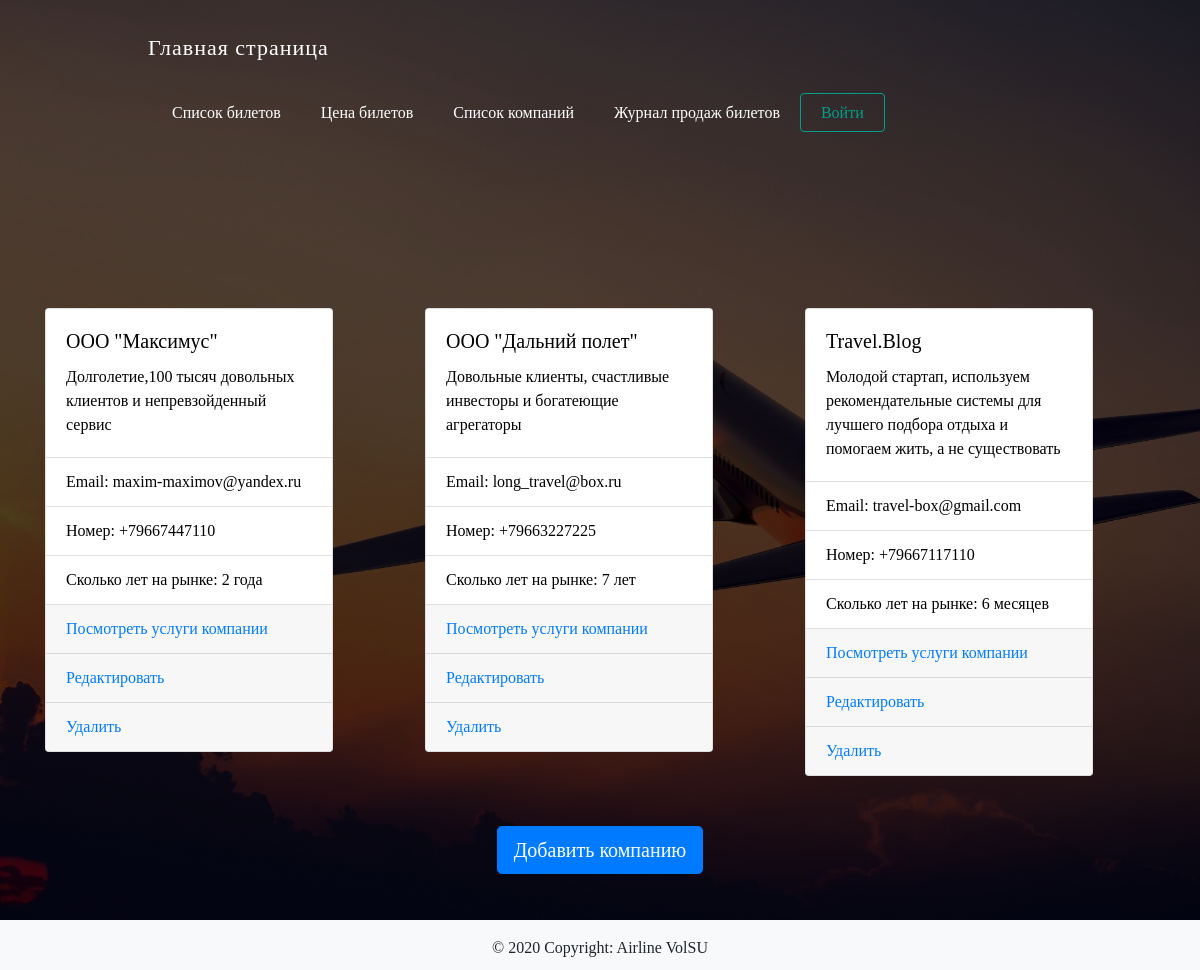
The app's page /list_company.php, older data.
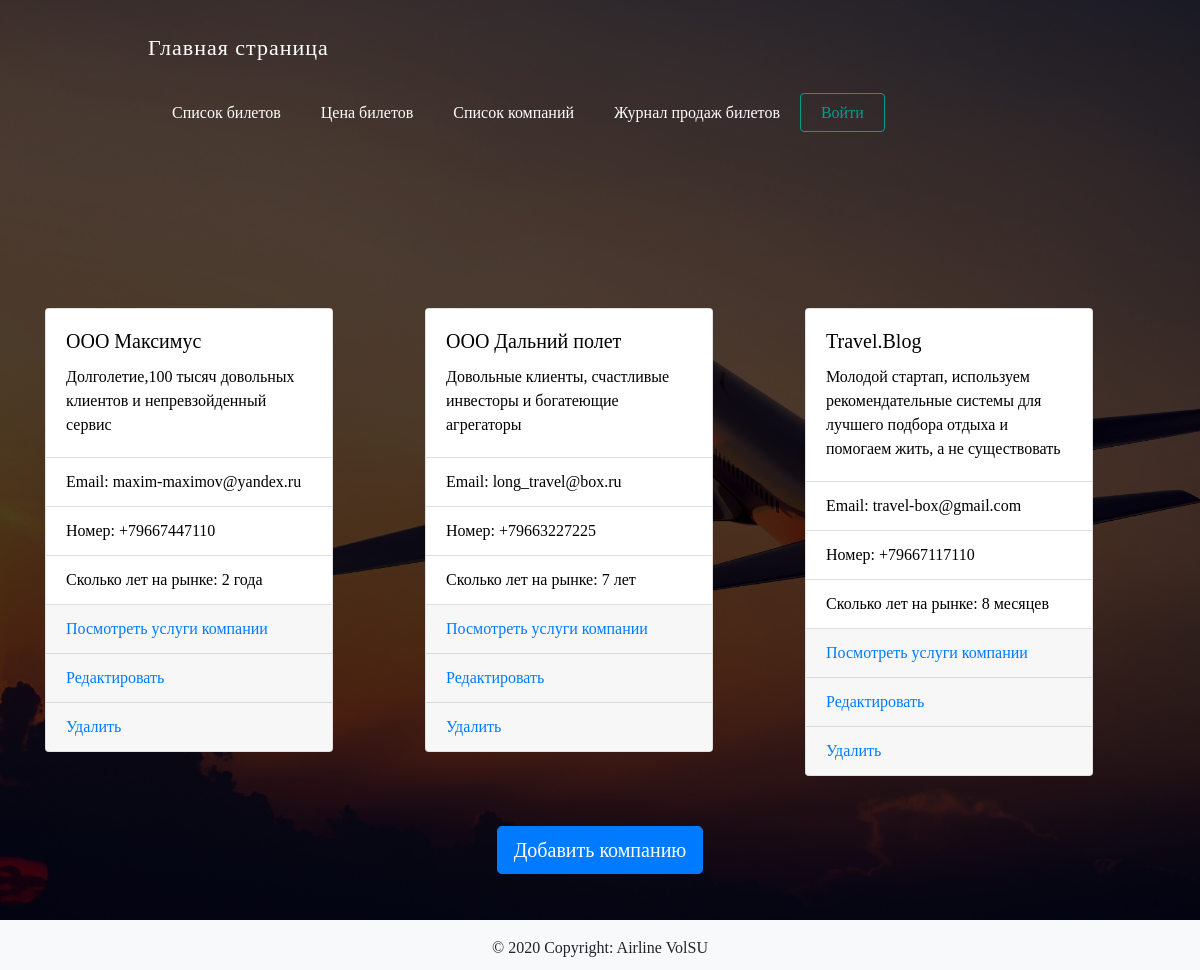
The same page, newer data.
### tables this page shows
CREATE TABLE `company` (
  `company_id` int(255) NOT NULL AUTO_INCREMENT,
  `company_name` text NOT NULL,
  `company_email` text NOT NULL,
  `company_phone` text NOT NULL,
  `company_age` text NOT NULL,
  `company_info` mediumtext NOT NULL,
  PRIMARY KEY (`company_id`)
);

### list_company.php (the view, shortened to what this page needs)
<?php
require_once 'constants.php';
$sql = "SELECT * FROM `company`";
$result = $dbc -> query($sql);
?>
<!DOCTYPE html>
<html lang="en">
<head>
    <?php require_once 'header.php'; ?>
</head>
<body>
<div class="wrapper">
    <?php require_once 'navbar.php'; ?>
    <div class="content">
        <div class="container">
            <div class="row">
                <?php
                foreach ($result as $item){
                    $company_id = $item['company_id'];
                    $company_name = $item['company_name'];
                    $company_email = $item['company_email'];
                    $company_phone = $item['company_phone'];
                    $company_age = $item['company_age'];
                    $company_info = $item['company_info'];
                    echo ("
                        <div class=\"col-lg-4 col-md-4 col-sm-12 list\">
                            <div class=\"card\" style=\"width: 18rem;\">
                                <div class=\"card-body\">
                                    <h5 class=\"card-title\">$company_name</h5>
                                    <p class=\"card-text\">$company_info</p>
                                </div>
                                <ul class=\"list-group list-group-flush\">
                                    <li class=\"list-group-item\">Email: $company_email</li>
                                    <li class=\"list-group-item\">Номер: $company_phone</li>
                                    <li class=\"list-group-item\">Сколько лет на рынке: $company_age</li>
                                </ul>
                                <div class=\"card-footer\">
                                    <form action=\"list_company_service.php\" method=\"post\">
                                        <a href=\"#\" onclick=\"parentNode.submit();\">Посмотреть услуги компании</a>
                                        <input type=\"hidden\" name=\"look\" value=\"$company_id\"/>
                                    </form>
                                </div>
                                <div class=\"card-footer\">
                                    <form action=\"form_company.php\" method=\"post\">
                                        <a href=\"#\" onclick=\"parentNode.submit();\">Редактировать</a>
                                        <input type=\"hidden\" name=\"edit\" value=\"$company_id\"/>
                                    </form>
                                </div>
                                <div class=\"card-footer\">
                                    <form action=\"sql/crud_company.php\" method=\"post\">
                                        <a href=\"#\" onclick=\"parentNode.submit();\">Удалить</a>
                                        <input type=\"hidden\" name=\"delete\" value=\"$company_id\"/>
                                    </form>
                                </div>
                            </div>
                        </div>
                        ");
                }
                ?>
            </div>
            <div class="text-center">
                <form action="form_company.php">
                    <button class="btn btn-primary btn-lg" type="submit">
                        Добавить компанию
                    </button>
                </form>
            </div>
            <br>
            <br>
        </div>
        <br>
        <br>
    </div>
    <?php require_once 'footer.php'; ?>
</div>
</body>
</html>

Row changes from the older to the newer data that the page shows:
changed company "Долголетие,100 тысяч довольных клиентов и непревзойденный сервис": company_name "ООО \"Максимус\"" → "ООО Максимус"
changed company "Довольные клиенты, счастливые инвесторы и богатеющие агрегаторы": company_name "ООО \"Дальний полет\"" → "ООО Дальний полет"
changed company "Travel.Blog": company_age "6 месяцев" → "8 месяцев"
